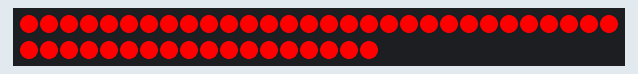
The sketch below on a simulated Arduino Uno, built with avr-gcc and run on an emulated ATmega328P. On the bench: 48 RGB LEDs in strip order, left to right, continuing on the next row. Colours are those a GRB WS2812 strip shows for the declared byte order.

Above: at 0.1 s.
At 1.1 s:
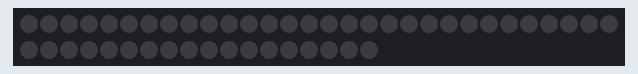

The sketch:

blink_led_zia.ino
```cpp
#include "FastLED.h" // library used for LEDs, as long as it's compatible with WS2812B leds it should work
#include <math.h>

//Setup LEDs
const int ledPin = 12; // digital pin number on the arduino
const int ledCount = 48; // number of LEDs
int speed = 1000; //speed at which the LEDs blink in miliseconds
CRGB ledArray[ledCount]; // setup for the led array

//Color definitions
CRGB color = CRGB(0,255,0); // Use (G,R,B) instead of (R,G,B), meaning this color is red
CRGB blank = CRGB(0,0,0); // no color so no light

void setup() // loop used to turn on the leds all at once, if the for loop was in loop(), it would not instantly light up
{
  FastLED.addLeds<WS2812B, ledPin>(ledArray, ledCount); // sets up the leds so the program can use it.
  pinMode(ledPin,OUTPUT); // arduino pin setup
}

void loop()
{
  for (int i = 0; i < ledCount; i++) // for loop that runs through each LED
    {
      ledArray[i] = color; // set the current LED being worked on to red
    }
  FastLED.show(); // library function used to actually turn on the led with whatever color it has been given
  delay(speed);

  for (int i = 0; i < ledCount; i++)
    {
      ledArray[i] = blank; // set the current LED being worked on to off
    }
  FastLED.show();
  delay(speed);
}
```

Measured:
- what the display in image 1 shows lasts 1.0 s, from 1.0 s to 2.0 s
